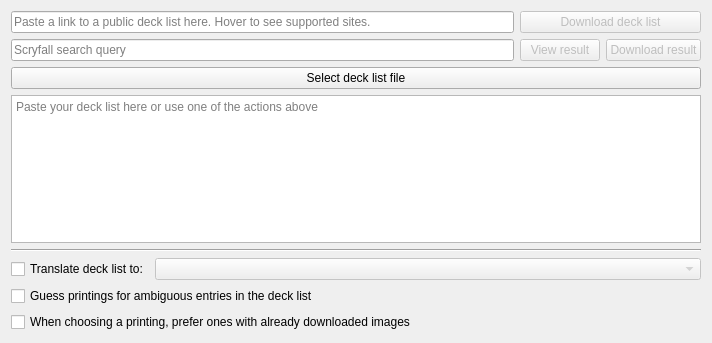
<?xml version="1.0" encoding="UTF-8"?>
<ui version="4.0">
 <class>LoadListPage</class>
 <widget class="QWizardPage" name="LoadListPage">
  <property name="enabled">
   <bool>true</bool>
  </property>
  <property name="geometry">
   <rect>
    <x>0</x>
    <y>0</y>
    <width>712</width>
    <height>343</height>
   </rect>
  </property>
  <property name="title">
   <string>Import a deck list for printing</string>
  </property>
  <property name="subTitle">
   <string>Load a deck file from disk or paste deck list in the text field below</string>
  </property>
  <layout class="QGridLayout" name="gridLayout">
   <item row="6" column="1" colspan="3">
    <widget class="QComboBox" name="translate_deck_list_target_language">
     <property name="enabled">
      <bool>false</bool>
     </property>
     <property name="sizePolicy">
      <sizepolicy hsizetype="Preferred" vsizetype="Fixed">
       <horstretch>1</horstretch>
       <verstretch>0</verstretch>
      </sizepolicy>
     </property>
    </widget>
   </item>
   <item row="0" column="0" colspan="2">
    <widget class="QLineEdit" name="deck_list_download_url_line_edit">
     <property name="inputMethodHints">
      <set>Qt::InputMethodHint::ImhUrlCharactersOnly</set>
     </property>
     <property name="placeholderText">
      <string>Paste a link to a public deck list here. Hover to see supported sites.</string>
     </property>
    </widget>
   </item>
   <item row="1" column="0" colspan="2">
    <widget class="QLineEdit" name="scryfall_search">
     <property name="maxLength">
      <number>900</number>
     </property>
     <property name="placeholderText">
      <string>Scryfall search query</string>
     </property>
    </widget>
   </item>
   <item row="7" column="0" colspan="4">
    <widget class="QCheckBox" name="print_guessing_enable">
     <property name="toolTip">
      <string>If checked, choose an arbitrary printing, if a unique printing is not identified.
If unchecked, each ambiguous card is ignored and reported as unrecognized.</string>
     </property>
     <property name="text">
      <string>Guess printings for ambiguous entries in the deck list</string>
     </property>
    </widget>
   </item>
   <item row="1" column="3">
    <widget class="QPushButton" name="scryfall_search_download_button">
     <property name="enabled">
      <bool>false</bool>
     </property>
     <property name="sizePolicy">
      <sizepolicy hsizetype="Maximum" vsizetype="Fixed">
       <horstretch>0</horstretch>
       <verstretch>0</verstretch>
      </sizepolicy>
     </property>
     <property name="text">
      <string extracomment="Download the entered Scryfall search query as a deck list">Download result</string>
     </property>
     <property name="icon">
      <iconset theme="edit-download"/>
     </property>
    </widget>
   </item>
   <item row="4" column="0" colspan="4">
    <widget class="QPlainTextEdit" name="deck_list">
     <property name="placeholderText">
      <string>Paste your deck list here or use one of the actions above</string>
     </property>
    </widget>
   </item>
   <item row="8" column="0" colspan="4">
    <widget class="QCheckBox" name="print_guessing_prefer_already_downloaded">
     <property name="enabled">
      <bool>true</bool>
     </property>
     <property name="toolTip">
      <string>When an exact printing is not determined or card translation is requested, choose a printing that is already downloaded, if possible.
Enabling this can potentially save disk space and download volume, based on the images already downloaded.</string>
     </property>
     <property name="text">
      <string>When choosing a printing, prefer ones with already downloaded images</string>
     </property>
    </widget>
   </item>
   <item row="6" column="0">
    <widget class="QCheckBox" name="translate_deck_list_enable">
     <property name="sizePolicy">
      <sizepolicy hsizetype="Minimum" vsizetype="Fixed">
       <horstretch>0</horstretch>
       <verstretch>0</verstretch>
      </sizepolicy>
     </property>
     <property name="text">
      <string>Translate deck list to:</string>
     </property>
    </widget>
   </item>
   <item row="5" column="0" colspan="4">
    <widget class="Line" name="line">
     <property name="orientation">
      <enum>Qt::Orientation::Horizontal</enum>
     </property>
    </widget>
   </item>
   <item row="3" column="0" colspan="4">
    <widget class="QPushButton" name="deck_list_browse_button">
     <property name="toolTip">
      <string>Opens a file picker and lets you load a deck file from disk.</string>
     </property>
     <property name="text">
      <string extracomment="Lets the user select a file, and loads the content as a deck list">Select deck list file</string>
     </property>
     <property name="icon">
      <iconset theme="document-open"/>
     </property>
    </widget>
   </item>
   <item row="1" column="2">
    <widget class="QPushButton" name="scryfall_search_view_button">
     <property name="enabled">
      <bool>false</bool>
     </property>
     <property name="sizePolicy">
      <sizepolicy hsizetype="Maximum" vsizetype="Fixed">
       <horstretch>0</horstretch>
       <verstretch>0</verstretch>
      </sizepolicy>
     </property>
     <property name="text">
      <string extracomment="View the entered Scryfall search query on the Scryfall website">View result</string>
     </property>
     <property name="icon">
      <iconset theme="globe"/>
     </property>
    </widget>
   </item>
   <item row="0" column="2" colspan="2">
    <widget class="QPushButton" name="deck_list_download_button">
     <property name="enabled">
      <bool>false</bool>
     </property>
     <property name="sizePolicy">
      <sizepolicy hsizetype="Minimum" vsizetype="Fixed">
       <horstretch>0</horstretch>
       <verstretch>0</verstretch>
      </sizepolicy>
     </property>
     <property name="text">
      <string extracomment="On pressing the button, the deck list given by the entered URL is downloaded">Download deck list</string>
     </property>
     <property name="icon">
      <iconset theme="edit-download"/>
     </property>
    </widget>
   </item>
  </layout>
 </widget>
 <tabstops>
  <tabstop>deck_list_download_url_line_edit</tabstop>
  <tabstop>deck_list_download_button</tabstop>
  <tabstop>scryfall_search</tabstop>
  <tabstop>scryfall_search_view_button</tabstop>
  <tabstop>scryfall_search_download_button</tabstop>
  <tabstop>deck_list_browse_button</tabstop>
  <tabstop>deck_list</tabstop>
  <tabstop>translate_deck_list_enable</tabstop>
  <tabstop>translate_deck_list_target_language</tabstop>
  <tabstop>print_guessing_enable</tabstop>
  <tabstop>print_guessing_prefer_already_downloaded</tabstop>
 </tabstops>
 <resources/>
 <connections>
  <connection>
   <sender>translate_deck_list_enable</sender>
   <signal>toggled(bool)</signal>
   <receiver>translate_deck_list_target_language</receiver>
   <slot>setEnabled(bool)</slot>
  </connection>
 </connections>
</ui>
